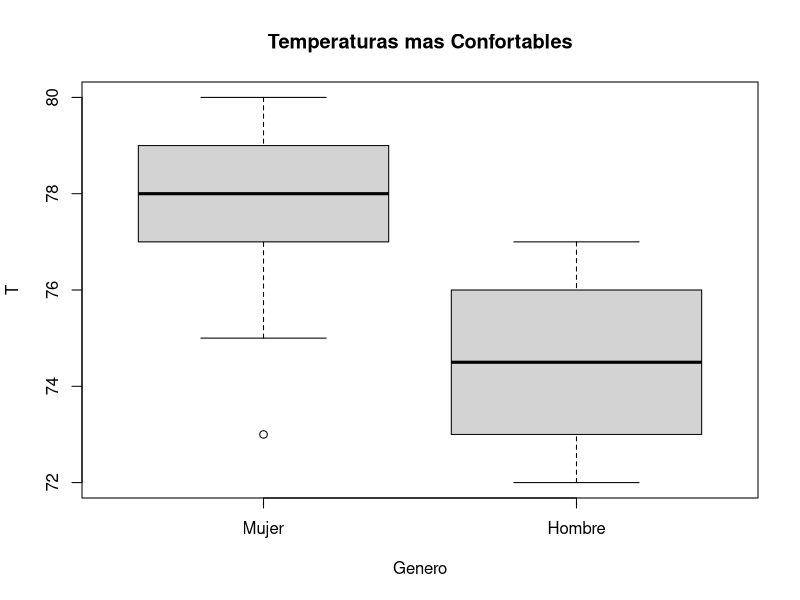

Here is the R script that generated this plot:
Mujer=c(75,77,78,79,77,73,78,79,78,80)
Hombre=c(74,72,77,76,76,73,75,73,74,75)

t.test(Mujer,Hombre)

df=data.frame(Mujer=Mujer,Hombre=Hombre)
df=stack(df)
df

names(df)=c("T","Genero")
df

str(df)

boxplot(T~Genero,data=df,main="Temperaturas mas Confortables")





